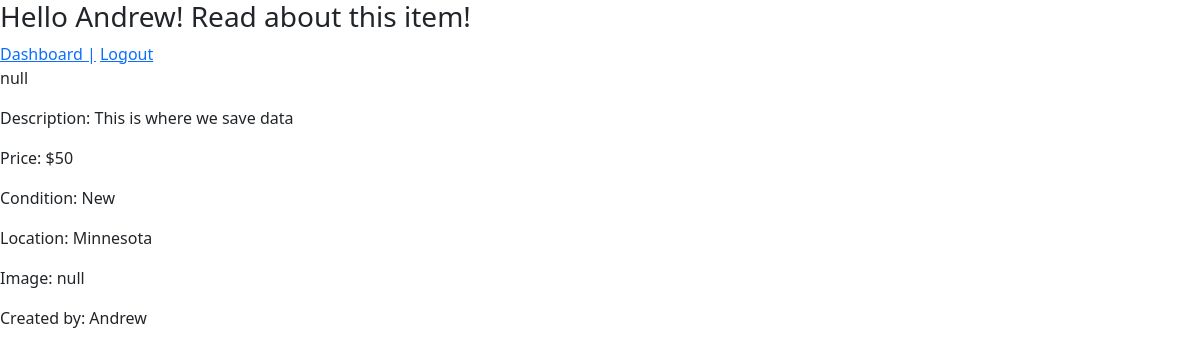
The app's page /items/1 (signed in) with its own data.
### fly_flippers_app/models.py (models this page shows, shortened)
class Item(models.Model):
    name = models.CharField(max_length=100, validators=[validateLengthGreaterThanTwo])
    description = models.TextField(validators=[validateLengthGreaterThanTwo])
    price = models.CharField(max_length=15)
    condition = models.CharField(max_length=25, validators=[validateLengthGreaterThanTwo])
    location = models.CharField(max_length=45, validators=[validateLengthGreaterThanTwo]) #city, ST
    image = CloudinaryField('image', default='null')
    poster = models.ForeignKey(User, related_name="items", on_delete=models.CASCADE, null=True)
    created_at = models.DateTimeField(auto_now_add=True)
    updated_at = models.DateTimeField(auto_now=True)

class User(models.Model):
    first_name = models.CharField(max_length=30)
    last_name = models.CharField(max_length=30)
    email = models.CharField(max_length=60)
    password = models.CharField(max_length=80)
    created_at = models.DateTimeField(auto_now_add=True)
    updated_at = models.DateTimeField(auto_now=True)
    objects = UserManager()

### fly_flippers_app/views.py (the view)
# urls.py: path('items/<int:item_id>', views.details),
def details(request, item_id):
    if 'user' not in request.session:
        return redirect ('/')
    item_details = Item.objects.get(id=item_id)
    context = {
        'current_item': item_details,
        'current_user': User.objects.get(id=request.session['user'])
    }
    return render(request, 'item.html', context)

### fly_flippers_app/templates/item.html (shortened to what this page needs)
<!DOCTYPE html>
<html lang="en">
<head>
    <link rel="stylesheet" href="https://cdn.jsdelivr.net/npm/bootstrap@5.0.1/dist/css/bootstrap.min.css">
    {% load static %}
    <link rel="stylesheet" href="{% static 'style.css' %}">
</head>
<body>
    <h3>Hello {{request.session.name}}! Read about this item!</h3>
    <a href="/dashboard">Dashboard |</a>
    <a href="/logout">Logout</a>
    <p>{{current_item.name}}</p>
    <div class="my_border">
        <p>Description: {{current_item.description}}</p>
        <p>Price: {{current_item.price}}</p>
        <p>Condition: {{current_item.condition}}</p>
        <p>Location: {{current_item.location}}</p>
        <p>Image: {{current_item.image}}</p>
        <p>Created by: {{current_user.first_name}}</p>
    </div>
</body>
</html>

### fly_flippers_app/static/style.css (style rules this page uses)
body { padding: 0px; margin: 0px; }

### records on screen
Item: name "null", description "This is where we save data", price "$50", condition "New", location "Minnesota", image "null"
User: first_name "Andrew"
